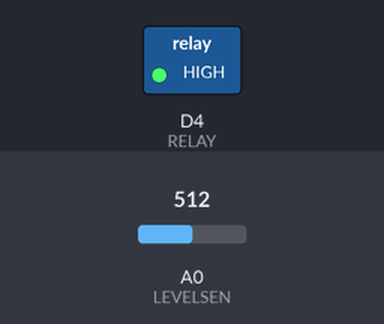
A sketch run on a simulated ESP8266 (NodeMCU). Parts: switched loads named in the sketch (green lamp = pin HIGH). Inputs (shaded band) come from the test bench; at power-on: A0 (LEVELSEN) = 512. WiFi joins after 1.5 s; servers stay silent unless stated; what the sketch prints to the serial monitor is not drawn.

Above: at 3.0 s.
At 5.5 s:
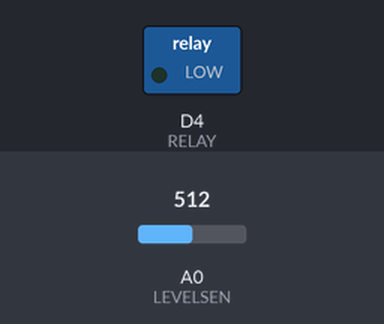
Timing chart, 0 to 9.2 s (numbered marks = the images above):
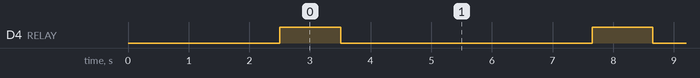

The sketch:

esp.ino
```cpp
#include <ESP8266WiFi.h>                                                    // esp8266 library
#include <FirebaseArduino.h>                                                // firebase library
//#include <DHT.h>                                                            // dht11 temperature and humidity sensor library

#define FIREBASE_HOST "floodert-7f560.firebaseio.com"                          // the project name address from firebase id
#define FIREBASE_AUTH "Wbqx2HuuPdfgKuw0oUWlQVmKgrgcrEBmtmRF9Sle"            // the secret key generated from firebase

#define WIFI_SSID "Rizwan"                                             // input your home or public wifi name
#define WIFI_PASSWORD "a1b2c3d4"                                    //password of wifi ssid

#define RELAY D4
#define LEVELSEN A0                                                           //  Analog pin connected to water level sensor
#define DHTPIN D4                                                           // digital pin connected to DHT sensor
#define DHTTYPE DHT11                                                       // select dht type as DHT 11 or DHT22
//DHT dht(DHTPIN, DHTTYPE);

void setup() {

  Serial.begin(9600);
  delay(1000);
  WiFi.begin(WIFI_SSID, WIFI_PASSWORD);                                     //try to connect with wifi
  Serial.print("Connecting to ");
  Serial.print(WIFI_SSID);
  while (WiFi.status() != WL_CONNECTED) {
    Serial.print(".");
    delay(300);
  }
  Serial.println();
  Serial.print("Connected to ");
  Serial.println(WIFI_SSID);
  Serial.print("IP Address is : ");
  Serial.println(WiFi.localIP());                                            //print local IP address
  Firebase.begin(FIREBASE_HOST, FIREBASE_AUTH);                              // connect to firebase
 // dht.begin();                                                               //Start reading dht sensor
 pinMode(RELAY,OUTPUT);
}

void loop() {
  digitalWrite(RELAY,HIGH);
  delay(1000);
  digitalWrite(RELAY,LOW);
  int l = analogRead(LEVELSEN);
  int a;
   String FireStatus = "";

 // float h = dht.readHumidity();                                              // Reading temperature or humidity takes about 250 milliseconds!
 // float t = dht.readTemperature();                                           // Read temperature as Celsius (the default)

 // if (isnan(h) || isnan(t)) {                                                // Check if any reads failed and exit early (to try again).
  //  Serial.println(F("Failed to read from DHT sensor!"));
  //  return;
 // }
  Serial.print("Water Level: ");
  Serial.print(l);
   Serial.print("\n");
  String fireLevel= String(l) + String("cm");
  //Serial.print("Humidity: ");  Serial.print(h);
 // String fireHumid = String(h) + String("%");                                         //convert integer humidity to string humidity
 // Serial.print("%  Temperature: ");  Serial.print(t);  Serial.println("Â°C ");
 // String fireTemp = String(t) + String("Â°C");                                                     //convert integer temperature to string temperature
  delay(4000);

  if (Firebase.failed()) // Check for errors
  {

   Serial.println(Firebase.error());

  return;

  }

  Firebase.pushString("Water_level", fireLevel);                               // setup path and push water level value to database
 // Firebase.pushString("/Sensor/Humidity", fireHumid);                                  //setup path and push Humidity value to database
  //Firebase.pushString("/Sensor/Temperature", fireTemp);                                //setup path and push Temperature value to database

String firebaseResult = Firebase.Get();
Serial.println(firebaseResult);
}
```

Measured:
- by itself, D4 (RELAY): alternates HIGH for 1.0 s and LOW for 4.2 s
